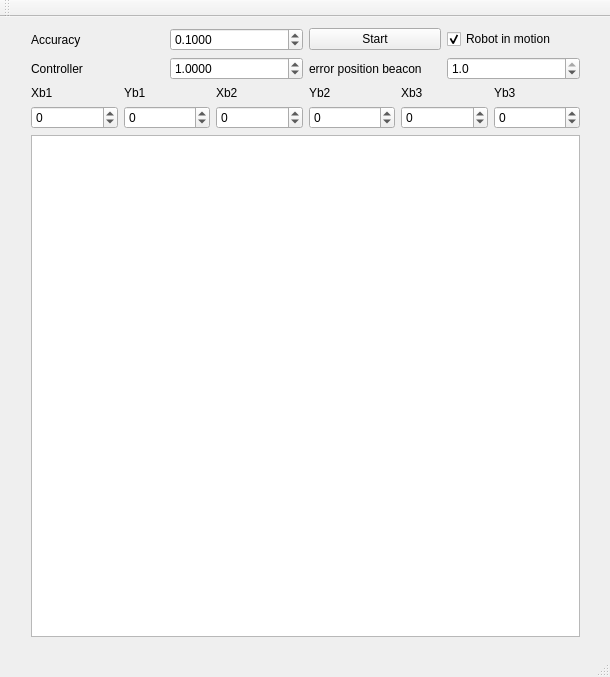
<?xml version="1.0" encoding="UTF-8"?>
<ui version="4.0">
 <class>MainWindow</class>
 <widget class="QMainWindow" name="MainWindow">
  <property name="geometry">
   <rect>
    <x>0</x>
    <y>0</y>
    <width>610</width>
    <height>677</height>
   </rect>
  </property>
  <property name="windowTitle">
   <string>MainWindow</string>
  </property>
  <widget class="QWidget" name="centralWidget">
   <widget class="QWidget" name="verticalLayoutWidget">
    <property name="geometry">
     <rect>
      <x>20</x>
      <y>0</y>
      <width>571</width>
      <height>631</height>
     </rect>
    </property>
    <layout class="QVBoxLayout" name="verticalLayout">
     <item>
      <layout class="QHBoxLayout" name="horizontalLayout">
       <item>
        <widget class="QLabel" name="label_Epsilon">
         <property name="text">
          <string>Accuracy</string>
         </property>
        </widget>
       </item>
       <item>
        <widget class="QDoubleSpinBox" name="EpsilonSpinBox">
         <property name="locale">
          <locale language="English" country="UnitedStates"/>
         </property>
         <property name="decimals">
          <number>4</number>
         </property>
         <property name="minimum">
          <double>0.010000000000000</double>
         </property>
         <property name="maximum">
          <double>1.000000000000000</double>
         </property>
         <property name="singleStep">
          <double>0.100000000000000</double>
         </property>
         <property name="value">
          <double>0.100000000000000</double>
         </property>
        </widget>
       </item>
       <item>
        <widget class="QPushButton" name="ButtonStart">
         <property name="text">
          <string>Start</string>
         </property>
        </widget>
       </item>
       <item>
        <widget class="QCheckBox" name="checkBox">
         <property name="text">
          <string>Robot in motion</string>
         </property>
         <property name="checked">
          <bool>true</bool>
         </property>
        </widget>
       </item>
      </layout>
     </item>
     <item>
      <layout class="QHBoxLayout" name="horizontalLayout_3">
       <item>
        <widget class="QLabel" name="label_Epsilon_2">
         <property name="text">
          <string>Controller</string>
         </property>
        </widget>
       </item>
       <item>
        <widget class="QDoubleSpinBox" name="KpSpinBox">
         <property name="locale">
          <locale language="English" country="UnitedStates"/>
         </property>
         <property name="decimals">
          <number>4</number>
         </property>
         <property name="minimum">
          <double>0.000000000000000</double>
         </property>
         <property name="maximum">
          <double>10.000000000000000</double>
         </property>
         <property name="singleStep">
          <double>0.100000000000000</double>
         </property>
         <property name="value">
          <double>1.000000000000000</double>
         </property>
        </widget>
       </item>
       <item>
        <widget class="QLabel" name="label_Epsilon_8">
         <property name="text">
          <string>error position beacon</string>
         </property>
        </widget>
       </item>
       <item>
        <widget class="QDoubleSpinBox" name="eiSpinBox">
         <property name="locale">
          <locale language="English" country="UnitedStates"/>
         </property>
         <property name="decimals">
          <number>1</number>
         </property>
         <property name="minimum">
          <double>0.000000000000000</double>
         </property>
         <property name="maximum">
          <double>1.000000000000000</double>
         </property>
         <property name="singleStep">
          <double>0.100000000000000</double>
         </property>
         <property name="value">
          <double>1.000000000000000</double>
         </property>
        </widget>
       </item>
      </layout>
     </item>
     <item>
      <layout class="QHBoxLayout" name="horizontalLayout_4">
       <item>
        <layout class="QVBoxLayout" name="verticalLayout_2">
         <item>
          <widget class="QLabel" name="label_Epsilon_3">
           <property name="text">
            <string>Xb1</string>
           </property>
          </widget>
         </item>
         <item>
          <widget class="QDoubleSpinBox" name="xb1_SpinBox">
           <property name="locale">
            <locale language="English" country="UnitedStates"/>
           </property>
           <property name="decimals">
            <number>0</number>
           </property>
           <property name="minimum">
            <double>-20.000000000000000</double>
           </property>
           <property name="maximum">
            <double>20.000000000000000</double>
           </property>
           <property name="singleStep">
            <double>1.000000000000000</double>
           </property>
           <property name="value">
            <double>0.000000000000000</double>
           </property>
          </widget>
         </item>
        </layout>
       </item>
       <item>
        <layout class="QVBoxLayout" name="verticalLayout_3">
         <item>
          <widget class="QLabel" name="label_Epsilon_4">
           <property name="text">
            <string>Yb1</string>
           </property>
          </widget>
         </item>
         <item>
          <widget class="QDoubleSpinBox" name="yb1_SpinBox">
           <property name="locale">
            <locale language="English" country="UnitedStates"/>
           </property>
           <property name="decimals">
            <number>0</number>
           </property>
           <property name="minimum">
            <double>-20.000000000000000</double>
           </property>
           <property name="maximum">
            <double>20.000000000000000</double>
           </property>
           <property name="singleStep">
            <double>1.000000000000000</double>
           </property>
           <property name="value">
            <double>0.000000000000000</double>
           </property>
          </widget>
         </item>
        </layout>
       </item>
       <item>
        <layout class="QVBoxLayout" name="verticalLayout_4">
         <item>
          <widget class="QLabel" name="label_Epsilon_5">
           <property name="text">
            <string>Xb2</string>
           </property>
          </widget>
         </item>
         <item>
          <widget class="QDoubleSpinBox" name="xb2_SpinBox">
           <property name="locale">
            <locale language="English" country="UnitedStates"/>
           </property>
           <property name="decimals">
            <number>0</number>
           </property>
           <property name="minimum">
            <double>-20.000000000000000</double>
           </property>
           <property name="maximum">
            <double>20.000000000000000</double>
           </property>
           <property name="singleStep">
            <double>1.000000000000000</double>
           </property>
           <property name="value">
            <double>0.000000000000000</double>
           </property>
          </widget>
         </item>
        </layout>
       </item>
       <item>
        <layout class="QVBoxLayout" name="verticalLayout_5">
         <item>
          <widget class="QLabel" name="label_Epsilon_6">
           <property name="text">
            <string>Yb2</string>
           </property>
          </widget>
         </item>
         <item>
          <widget class="QDoubleSpinBox" name="yb2_SpinBox">
           <property name="locale">
            <locale language="English" country="UnitedStates"/>
           </property>
           <property name="decimals">
            <number>0</number>
           </property>
           <property name="minimum">
            <double>-20.000000000000000</double>
           </property>
           <property name="maximum">
            <double>20.000000000000000</double>
           </property>
           <property name="singleStep">
            <double>1.000000000000000</double>
           </property>
           <property name="value">
            <double>0.000000000000000</double>
           </property>
          </widget>
         </item>
        </layout>
       </item>
       <item>
        <layout class="QVBoxLayout" name="verticalLayout_6">
         <item>
          <widget class="QLabel" name="label_Epsilon_7">
           <property name="text">
            <string>Xb3</string>
           </property>
          </widget>
         </item>
         <item>
          <widget class="QDoubleSpinBox" name="xb3_SpinBox">
           <property name="locale">
            <locale language="English" country="UnitedStates"/>
           </property>
           <property name="decimals">
            <number>0</number>
           </property>
           <property name="minimum">
            <double>-20.000000000000000</double>
           </property>
           <property name="maximum">
            <double>20.000000000000000</double>
           </property>
           <property name="singleStep">
            <double>1.000000000000000</double>
           </property>
           <property name="value">
            <double>0.000000000000000</double>
           </property>
          </widget>
         </item>
        </layout>
       </item>
       <item>
        <layout class="QVBoxLayout" name="verticalLayout_8">
         <item>
          <widget class="QLabel" name="label_Epsilon_9">
           <property name="text">
            <string>Yb3</string>
           </property>
          </widget>
         </item>
         <item>
          <widget class="QDoubleSpinBox" name="yb3_SpinBox">
           <property name="locale">
            <locale language="English" country="UnitedStates"/>
           </property>
           <property name="decimals">
            <number>0</number>
           </property>
           <property name="minimum">
            <double>-20.000000000000000</double>
           </property>
           <property name="maximum">
            <double>20.000000000000000</double>
           </property>
           <property name="singleStep">
            <double>1.000000000000000</double>
           </property>
           <property name="value">
            <double>0.000000000000000</double>
           </property>
          </widget>
         </item>
        </layout>
       </item>
      </layout>
     </item>
     <item>
      <widget class="QGraphicsView" name="graphicsView">
       <property name="verticalScrollBarPolicy">
        <enum>Qt::ScrollBarAlwaysOff</enum>
       </property>
       <property name="horizontalScrollBarPolicy">
        <enum>Qt::ScrollBarAlwaysOff</enum>
       </property>
      </widget>
     </item>
    </layout>
   </widget>
  </widget>
  <widget class="QMenuBar" name="menuBar">
   <property name="geometry">
    <rect>
     <x>0</x>
     <y>0</y>
     <width>610</width>
     <height>25</height>
    </rect>
   </property>
  </widget>
  <widget class="QToolBar" name="mainToolBar">
   <attribute name="toolBarArea">
    <enum>TopToolBarArea</enum>
   </attribute>
   <attribute name="toolBarBreak">
    <bool>false</bool>
   </attribute>
  </widget>
  <widget class="QStatusBar" name="statusBar"/>
 </widget>
 <layoutdefault spacing="6" margin="11"/>
 <resources/>
 <connections/>
</ui>
